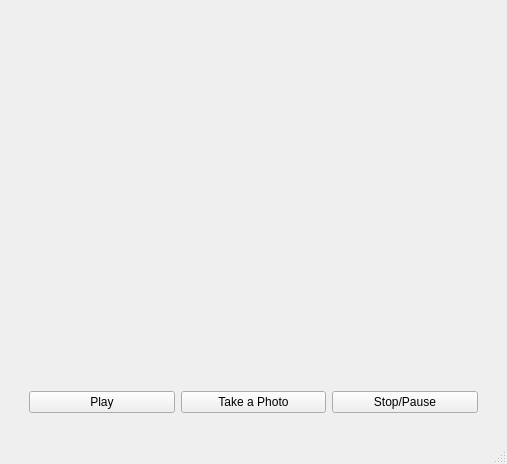
<?xml version="1.0" encoding="UTF-8"?>
<ui version="4.0">
 <class>MainWindow</class>
 <widget class="QMainWindow" name="MainWindow">
  <property name="geometry">
   <rect>
    <x>0</x>
    <y>0</y>
    <width>507</width>
    <height>464</height>
   </rect>
  </property>
  <property name="windowTitle">
   <string>MainWindow</string>
  </property>
  <widget class="QWidget" name="centralwidget">
   <layout class="QVBoxLayout" name="verticalLayout">
    <item>
     <layout class="QGridLayout" name="gridLayout_2">
      <property name="leftMargin">
       <number>20</number>
      </property>
      <property name="topMargin">
       <number>20</number>
      </property>
      <property name="rightMargin">
       <number>20</number>
      </property>
      <property name="bottomMargin">
       <number>20</number>
      </property>
      <item row="0" column="0" colspan="3">
       <widget class="QLabel" name="label">
        <property name="text">
         <string/>
        </property>
        <property name="alignment">
         <set>Qt::AlignCenter</set>
        </property>
       </widget>
      </item>
      <item row="1" column="0">
       <widget class="QPushButton" name="play_button">
        <property name="text">
         <string>Play</string>
        </property>
       </widget>
      </item>
      <item row="1" column="2">
       <widget class="QPushButton" name="stop_button">
        <property name="text">
         <string>Stop/Pause</string>
        </property>
       </widget>
      </item>
      <item row="1" column="1">
       <widget class="QPushButton" name="photo_button">
        <property name="text">
         <string>Take a Photo</string>
        </property>
       </widget>
      </item>
     </layout>
    </item>
   </layout>
  </widget>
  <widget class="QMenuBar" name="menubar">
   <property name="geometry">
    <rect>
     <x>0</x>
     <y>0</y>
     <width>507</width>
     <height>21</height>
    </rect>
   </property>
  </widget>
  <widget class="QStatusBar" name="statusbar"/>
 </widget>
 <resources/>
 <connections/>
</ui>
